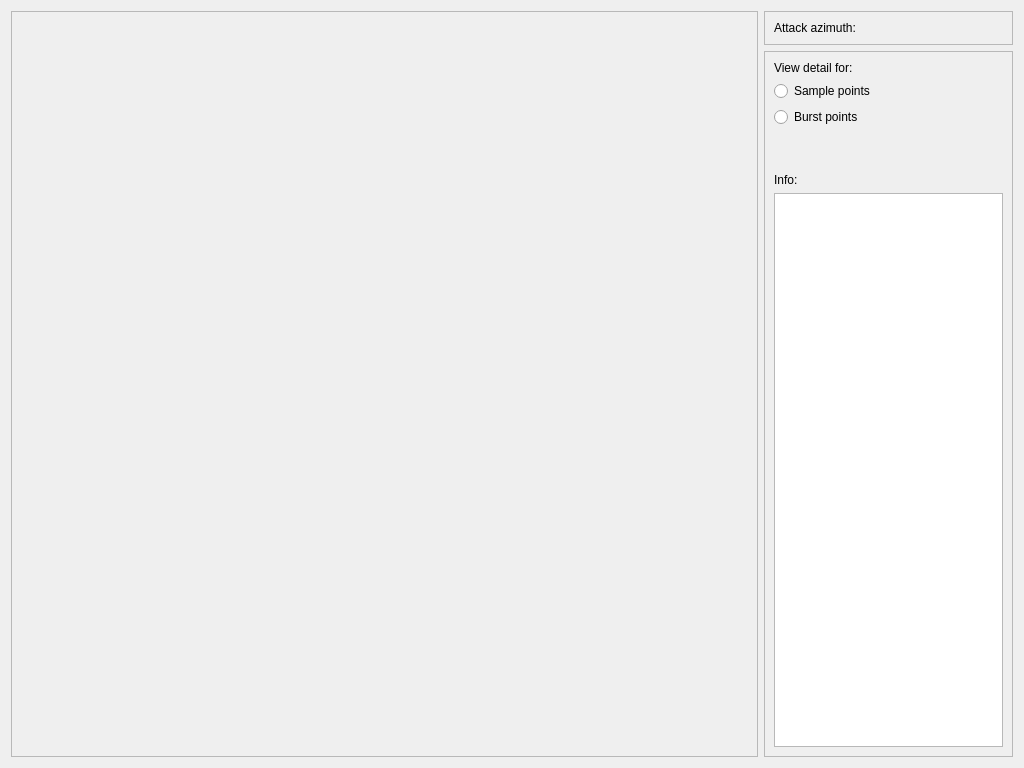
<?xml version="1.0" encoding="UTF-8"?>
<ui version="4.0">
 <class>Form</class>
 <widget class="QWidget" name="Form">
  <property name="geometry">
   <rect>
    <x>0</x>
    <y>0</y>
    <width>1024</width>
    <height>768</height>
   </rect>
  </property>
  <property name="windowTitle">
   <string>Form</string>
  </property>
  <layout class="QGridLayout" name="gridLayout">
   <item row="0" column="1">
    <widget class="QFrame" name="frame">
     <property name="sizePolicy">
      <sizepolicy hsizetype="Preferred" vsizetype="Preferred">
       <horstretch>1</horstretch>
       <verstretch>0</verstretch>
      </sizepolicy>
     </property>
     <property name="frameShape">
      <enum>QFrame::StyledPanel</enum>
     </property>
     <property name="frameShadow">
      <enum>QFrame::Raised</enum>
     </property>
     <layout class="QGridLayout" name="gridLayout_3" rowstretch="0">
      <item row="0" column="0">
       <widget class="QLabel" name="lblAzimuth">
        <property name="text">
         <string>Attack azimuth:</string>
        </property>
       </widget>
      </item>
     </layout>
    </widget>
   </item>
   <item row="0" column="0" rowspan="2">
    <widget class="QFrame" name="frame_3">
     <property name="sizePolicy">
      <sizepolicy hsizetype="Preferred" vsizetype="Preferred">
       <horstretch>3</horstretch>
       <verstretch>0</verstretch>
      </sizepolicy>
     </property>
     <property name="frameShape">
      <enum>QFrame::StyledPanel</enum>
     </property>
     <property name="frameShadow">
      <enum>QFrame::Raised</enum>
     </property>
    </widget>
   </item>
   <item row="1" column="1">
    <widget class="QFrame" name="frame_2">
     <property name="sizePolicy">
      <sizepolicy hsizetype="Preferred" vsizetype="Preferred">
       <horstretch>0</horstretch>
       <verstretch>0</verstretch>
      </sizepolicy>
     </property>
     <property name="frameShape">
      <enum>QFrame::StyledPanel</enum>
     </property>
     <property name="frameShadow">
      <enum>QFrame::Raised</enum>
     </property>
     <layout class="QGridLayout" name="gridLayout_2">
      <item row="2" column="0" colspan="2">
       <widget class="QRadioButton" name="rdoBurst">
        <property name="sizePolicy">
         <sizepolicy hsizetype="Minimum" vsizetype="Fixed">
          <horstretch>0</horstretch>
          <verstretch>0</verstretch>
         </sizepolicy>
        </property>
        <property name="text">
         <string>Burst points</string>
        </property>
       </widget>
      </item>
      <item row="5" column="0" colspan="2">
       <widget class="QPlainTextEdit" name="txtInfo">
        <property name="sizePolicy">
         <sizepolicy hsizetype="Expanding" vsizetype="Expanding">
          <horstretch>1</horstretch>
          <verstretch>4</verstretch>
         </sizepolicy>
        </property>
        <property name="readOnly">
         <bool>true</bool>
        </property>
       </widget>
      </item>
      <item row="4" column="0">
       <widget class="QLabel" name="label">
        <property name="text">
         <string>Info:</string>
        </property>
       </widget>
      </item>
      <item row="1" column="0" colspan="2">
       <widget class="QRadioButton" name="rdoSample">
        <property name="sizePolicy">
         <sizepolicy hsizetype="Minimum" vsizetype="Fixed">
          <horstretch>0</horstretch>
          <verstretch>0</verstretch>
         </sizepolicy>
        </property>
        <property name="text">
         <string>Sample points</string>
        </property>
       </widget>
      </item>
      <item row="0" column="0" colspan="2">
       <widget class="QLabel" name="lblDetail">
        <property name="sizePolicy">
         <sizepolicy hsizetype="Preferred" vsizetype="Preferred">
          <horstretch>0</horstretch>
          <verstretch>0</verstretch>
         </sizepolicy>
        </property>
        <property name="text">
         <string>View detail for:</string>
        </property>
        <property name="scaledContents">
         <bool>false</bool>
        </property>
        <property name="alignment">
         <set>Qt::AlignLeading|Qt::AlignLeft|Qt::AlignTop</set>
        </property>
       </widget>
      </item>
      <item row="3" column="1">
       <spacer name="verticalSpacer">
        <property name="orientation">
         <enum>Qt::Vertical</enum>
        </property>
        <property name="sizeHint" stdset="0">
         <size>
          <width>20</width>
          <height>40</height>
         </size>
        </property>
       </spacer>
      </item>
     </layout>
    </widget>
   </item>
  </layout>
 </widget>
 <resources/>
 <connections/>
</ui>
